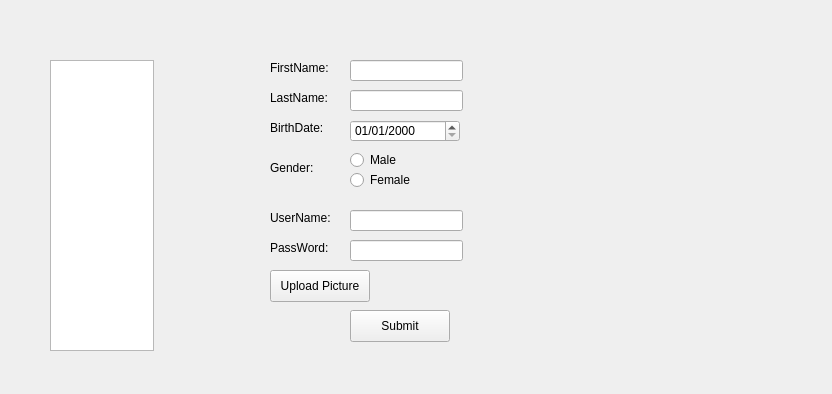
<?xml version="1.0" encoding="UTF-8"?>
<ui version="4.0">
 <class>SignUpForm</class>
 <widget class="QWidget" name="SignUpForm">
  <property name="geometry">
   <rect>
    <x>0</x>
    <y>0</y>
    <width>832</width>
    <height>394</height>
   </rect>
  </property>
  <property name="windowTitle">
   <string>Form</string>
  </property>
  <widget class="QRadioButton" name="signUp_Male">
   <property name="geometry">
    <rect>
     <x>350</x>
     <y>150</y>
     <width>99</width>
     <height>20</height>
    </rect>
   </property>
   <property name="text">
    <string>Male</string>
   </property>
  </widget>
  <widget class="QPushButton" name="signUp_UploadPicture">
   <property name="geometry">
    <rect>
     <x>270</x>
     <y>270</y>
     <width>100</width>
     <height>32</height>
    </rect>
   </property>
   <property name="text">
    <string>Upload Picture</string>
   </property>
  </widget>
  <widget class="QLabel" name="label_7">
   <property name="geometry">
    <rect>
     <x>270</x>
     <y>160</y>
     <width>61</width>
     <height>16</height>
    </rect>
   </property>
   <property name="text">
    <string>Gender:</string>
   </property>
  </widget>
  <widget class="QRadioButton" name="signUp_Female">
   <property name="geometry">
    <rect>
     <x>350</x>
     <y>170</y>
     <width>99</width>
     <height>20</height>
    </rect>
   </property>
   <property name="text">
    <string>Female</string>
   </property>
  </widget>
  <widget class="QLabel" name="label_9">
   <property name="geometry">
    <rect>
     <x>270</x>
     <y>210</y>
     <width>71</width>
     <height>16</height>
    </rect>
   </property>
   <property name="text">
    <string>UserName:</string>
   </property>
  </widget>
  <widget class="QLineEdit" name="signUp_PassWord">
   <property name="geometry">
    <rect>
     <x>350</x>
     <y>240</y>
     <width>113</width>
     <height>21</height>
    </rect>
   </property>
   <property name="echoMode">
    <enum>QLineEdit::Password</enum>
   </property>
  </widget>
  <widget class="QLineEdit" name="signUp_LastName">
   <property name="geometry">
    <rect>
     <x>350</x>
     <y>90</y>
     <width>113</width>
     <height>21</height>
    </rect>
   </property>
  </widget>
  <widget class="QDateEdit" name="signUp_DateBirth">
   <property name="geometry">
    <rect>
     <x>350</x>
     <y>120</y>
     <width>110</width>
     <height>22</height>
    </rect>
   </property>
   <property name="displayFormat">
    <string>MM/dd/yyyy</string>
   </property>
  </widget>
  <widget class="QLineEdit" name="signUp_UserName">
   <property name="geometry">
    <rect>
     <x>350</x>
     <y>210</y>
     <width>113</width>
     <height>21</height>
    </rect>
   </property>
  </widget>
  <widget class="QPushButton" name="signUp_Submit">
   <property name="geometry">
    <rect>
     <x>350</x>
     <y>310</y>
     <width>100</width>
     <height>32</height>
    </rect>
   </property>
   <property name="text">
    <string>Submit</string>
   </property>
  </widget>
  <widget class="QLabel" name="label_8">
   <property name="geometry">
    <rect>
     <x>270</x>
     <y>240</y>
     <width>71</width>
     <height>16</height>
    </rect>
   </property>
   <property name="text">
    <string>PassWord:</string>
   </property>
  </widget>
  <widget class="QLabel" name="label_11">
   <property name="geometry">
    <rect>
     <x>270</x>
     <y>60</y>
     <width>71</width>
     <height>16</height>
    </rect>
   </property>
   <property name="text">
    <string>FirstName:</string>
   </property>
  </widget>
  <widget class="QLabel" name="label_12">
   <property name="geometry">
    <rect>
     <x>270</x>
     <y>120</y>
     <width>61</width>
     <height>16</height>
    </rect>
   </property>
   <property name="text">
    <string>BirthDate:</string>
   </property>
  </widget>
  <widget class="QLabel" name="label_10">
   <property name="geometry">
    <rect>
     <x>270</x>
     <y>90</y>
     <width>61</width>
     <height>16</height>
    </rect>
   </property>
   <property name="text">
    <string>LastName: </string>
   </property>
  </widget>
  <widget class="QLineEdit" name="signUp_FirstName">
   <property name="geometry">
    <rect>
     <x>350</x>
     <y>60</y>
     <width>113</width>
     <height>21</height>
    </rect>
   </property>
  </widget>
  <widget class="QTextEdit" name="testresult">
   <property name="geometry">
    <rect>
     <x>50</x>
     <y>60</y>
     <width>104</width>
     <height>291</height>
    </rect>
   </property>
  </widget>
 </widget>
 <resources/>
 <connections/>
</ui>
